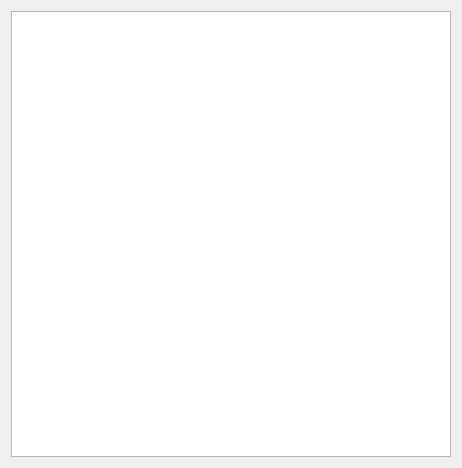
<?xml version="1.0" encoding="UTF-8"?>
<ui version="4.0">
 <class>PickDocumentObjectDlg</class>
 <widget class="QDialog" name="PickDocumentObjectDlg">
  <property name="geometry">
   <rect>
    <x>0</x>
    <y>0</y>
    <width>462</width>
    <height>468</height>
   </rect>
  </property>
  <property name="windowTitle">
   <string>Pick Object</string>
  </property>
  <property name="windowIcon">
   <iconset resource="../QtResources/resources.qrc">
    <normaloff>:/GuiFoundation/Icons/PickTarget.svg</normaloff>:/GuiFoundation/Icons/PickTarget.svg</iconset>
  </property>
  <layout class="QVBoxLayout" name="verticalLayout">
   <item>
    <widget class="QTreeWidget" name="ObjectTree">
     <property name="rootIsDecorated">
      <bool>true</bool>
     </property>
     <property name="uniformRowHeights">
      <bool>true</bool>
     </property>
     <property name="sortingEnabled">
      <bool>true</bool>
     </property>
     <property name="allColumnsShowFocus">
      <bool>true</bool>
     </property>
     <attribute name="headerVisible">
      <bool>false</bool>
     </attribute>
     <attribute name="headerShowSortIndicator" stdset="0">
      <bool>false</bool>
     </attribute>
     <column>
      <property name="text">
       <string notr="true">1</string>
      </property>
     </column>
    </widget>
   </item>
  </layout>
 </widget>
 <resources>
  <include location="../QtResources/resources.qrc"/>
 </resources>
 <connections/>
</ui> 
